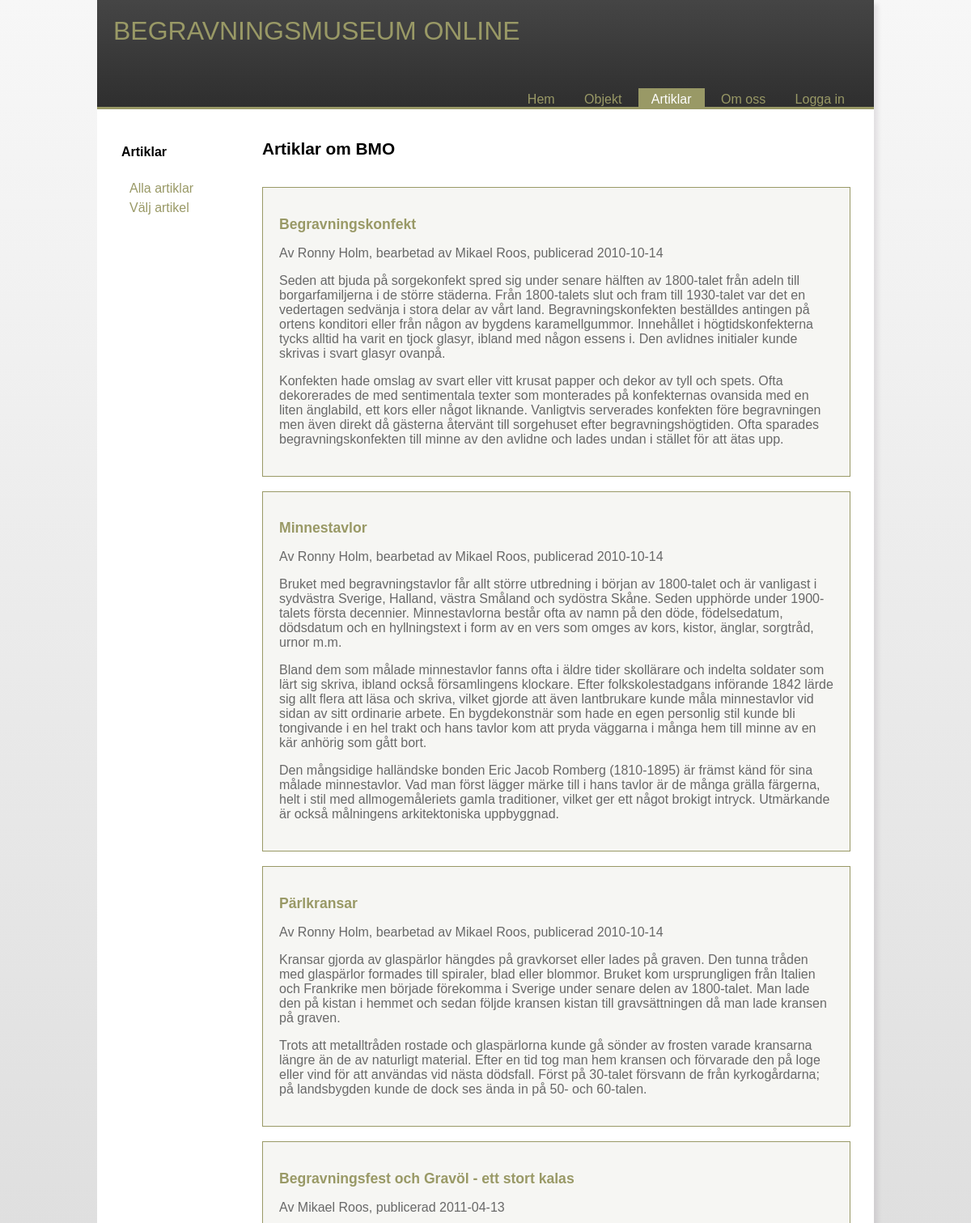
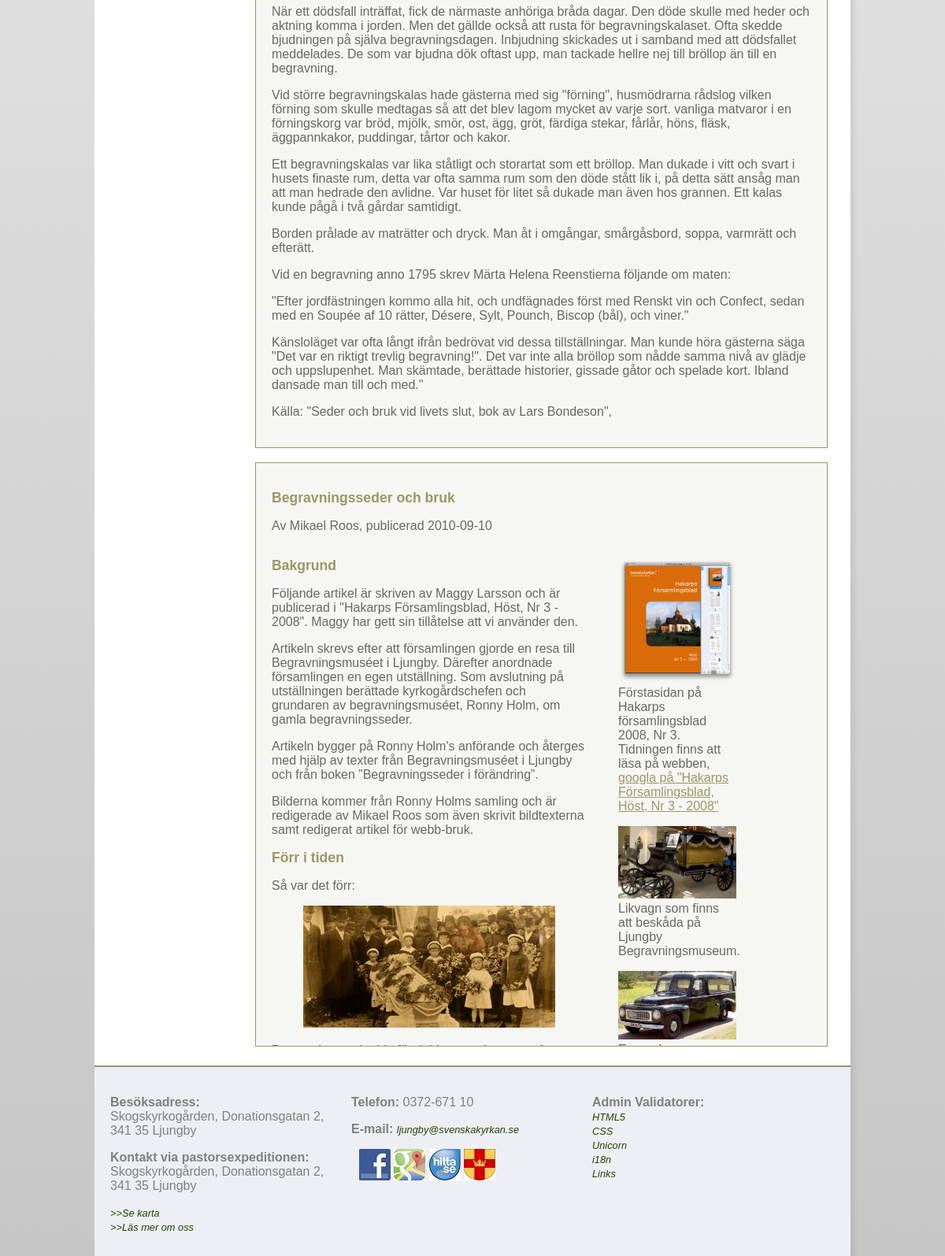
/artiklar.php?p=read-all, run on the app's committed database (2 pictures, top to bottom).
### tables this page shows
CREATE TABLE "Article" ("id" INTEGER PRIMARY KEY  AUTOINCREMENT  NOT NULL  UNIQUE , "category" TEXT, "title" TEXT, "content" TEXT, "author" TEXT, "pubdate" DATETIME NOT NULL  DEFAULT CURRENT_DATE);

### incl/artiklar/read_all.php (the view)
<?php
$dbPath = dirname(__FILE__) . "/data/bmo.sqlite";
$db = new PDO("sqlite:$dbPath");
$db->setAttribute(PDO::ATTR_ERRMODE, PDO::ERRMODE_WARNING);
$stmt = $db->prepare('SELECT * FROM Article WHERE category = "article";');
$stmt->execute();
$res = $stmt->fetchAll(PDO::FETCH_ASSOC);
?>
<?php foreach($res as $art): ?>
    <br>
    <div class="article_wrapper_2">
	  	<article id="article">
		    <h2><?php echo $art['title']; ?></h2>
			    <p><?php echo $art['author']; ?>, publicerad <?php echo $art['pubdate']; ?></p>
			    <p><?php echo $art['content']; ?></p>
	    </article>
    </div>
<?php endforeach; ?>

### style/stylesheet.css (style rules this page uses)
html { overflow-y: scroll; background: -webkit-linear-gradient(#F7F7F7, #C6C6C6); background: -o-linear-gradient(#F7F7F7, #C6C6C6); background: -moz-linear-gradient(#F7F7F7, #C6C6C6); background: linear-gradient(#F7F7F7, #C6C6C6); min-height:100%; }
body { font-family: Tahoma, Geneva, sans-serif; width: 960px; margin:0 auto; -webkit-box-shadow: 5px 5px 5px 0px rgba(117,105,117,0.14); -moz-box-shadow: 5px 5px 5px 0px rgba(117,105,117,0.14); }
h2 { font-size: 1.1em; color: #999966; }
a, a.visited { color: #999966; }
div.article_wrapper_2 { background-color: #F6F6F3; color: #686868; padding: 20px; max-height: 700px; overflow-y: auto; border: solid 1px; border-color: #999966; }
.left { max-width:400px; float:left; padding-right: 0; }
.left img { max-width:100%; max-height:100%; }
aside.left { max-width: 230px; }

### data on the page
article: title "Begravningskonfekt", author "Av Ronny Holm, bearbetad av Mikael Roos", pubdate "2010-10-14", content "Seden att bjuda på sorgekonfekt spred sig under senare hälften av 1800-talet från adeln till borgarfamiljerna i de större städerna. Från 1800-talets slut och fram till 1930-talet var det en vedertagen sedvänja i stora delar av vårt land. Begravningskonfekten beställdes antingen på ortens konditori eller från någon av bygdens karamellgummor. Innehållet i högtidskonfekterna tycks alltid ha varit en tjock glasyr, ibland med någon essens i. Den avlidnes initialer kunde skrivas i svart glasyr ovanpå. Konfekten hade omslag av svart eller vitt krusat papper och dekor av tyll och spets. Ofta dekorerades de med sentimentala texter som monterades på konfekternas ovansida med en liten änglabild, ett…"
article: title "Minnestavlor", author "Av Ronny Holm, bearbetad av Mikael Roos", pubdate "2010-10-14", content "Bruket med begravningstavlor får allt större utbredning i början av 1800-talet och är vanligast i sydvästra Sverige, Halland, västra Småland och sydöstra Skåne. Seden upphörde under 1900-talets första decennier. Minnestavlorna består ofta av namn på den döde, födelsedatum, dödsdatum och en hyllningstext i form av en vers som omges av kors, kistor, änglar, sorgtråd, urnor m.m. Bland dem som målade minnestavlor fanns ofta i äldre tider skollärare och indelta soldater som lärt sig skriva, ibland också församlingens klockare. Efter folkskolestadgans införande 1842 lärde sig allt flera att läsa och skriva, vilket gjorde att även lantbrukare kunde måla minnestavlor vid sidan av sitt ordinarie…"
article: title "Pärlkransar", author "Av Ronny Holm, bearbetad av Mikael Roos", pubdate "2010-10-14", content "Kransar gjorda av glaspärlor hängdes på gravkorset eller lades på graven. Den tunna tråden med glaspärlor formades till spiraler, blad eller blommor. Bruket kom ursprungligen från Italien och Frankrike men började förekomma i Sverige under senare delen av 1800-talet. Man lade den på kistan i hemmet och sedan följde kransen kistan till gravsättningen då man lade kransen på graven. Trots att metalltråden rostade och glaspärlorna kunde gå sönder av frosten varade kransarna längre än de av naturligt material. Efter en tid tog man hem kransen och förvarade den på loge eller vind för att användas vid nästa dödsfall. Först på 30-talet försvann de från kyrkogårdarna; på landsbygden kunde de dock…"
article: title "Begravningsfest och Gravöl - ett stort kalas", author "Av Mikael Roos", pubdate "2011-04-13", content "När ett dödsfall inträffat, fick de närmaste anhöriga bråda dagar. Den döde skulle med heder och aktning komma i jorden. Men det gällde också att rusta för begravningskalaset. Ofta skedde bjudningen på själva begravningsdagen. Inbjudning skickades ut i samband med att dödsfallet meddelades. De som var bjudna dök oftast upp, man tackade hellre nej till bröllop än till en begravning. Vid större begravningskalas hade gästerna med sig \"förning\", husmödrarna rådslog vilken förning som skulle medtagas så att det blev lagom mycket av varje sort. vanliga matvaror i en förningskorg var bröd, mjölk, smör, ost, ägg, gröt, färdiga stekar, fårlår, höns, fläsk, äggpannkakor, puddingar, tårtor och kakor.…"
article: title "Begravningsseder och bruk", author "Av Mikael Roos", pubdate "2010-09-10", content "Bakgrund Följande artikel är skriven av Maggy Larsson och är publicerad i \"Hakarps Församlingsblad, Höst, Nr 3 - 2008\". Maggy har gett sin tillåtelse att vi använder den. Artikeln skrevs efter att församlingen gjorde en resa till Begravningsmuséet i Ljungby. Därefter anordnade församlingen en egen utställning. Som avslutning på utställningen berättade kyrkogårdschefen och grundaren av begravningsmuséet, Ronny Holm, om gamla begravningsseder. Artikeln bygger på Ronny Holm's anförande och återges med hjälp av texter från Begravningsmuséet i Ljungby och från boken ”Begravningsseder i förändring”. Bilderna kommer från Ronny Holms samling och är redigerade av Mikael Roos som även skrivit…", content (picture)

### other printed values
$val[label] "Logga in"
